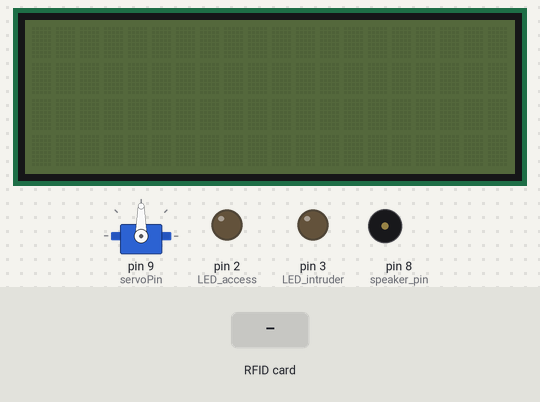
Simulated run of this sketch. Board: Arduino Uno, built with avr-gcc and run on an emulated ATmega328P. On the bench: servo, 20×4 character LCD, output pins drawn as LEDs (lit = HIGH), buzzer (waves = sounding, pin HIGH). Inputs (shaded band) come from the test bench. Pins used as bus, display or sensor lines are not drawn.

Above: at 2.3 s.
2.4 s: RFID card 5E 7A 19 C4 held to the reader
At 4.1 s:
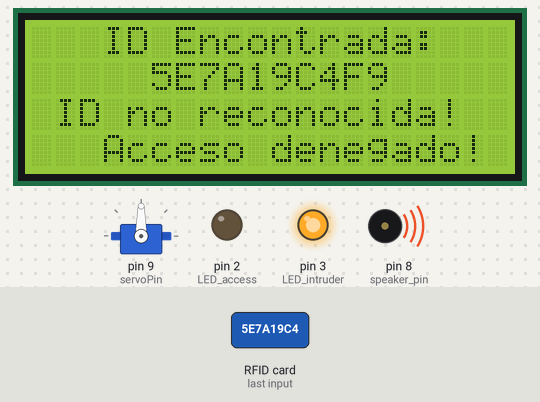
At 5.3 s:
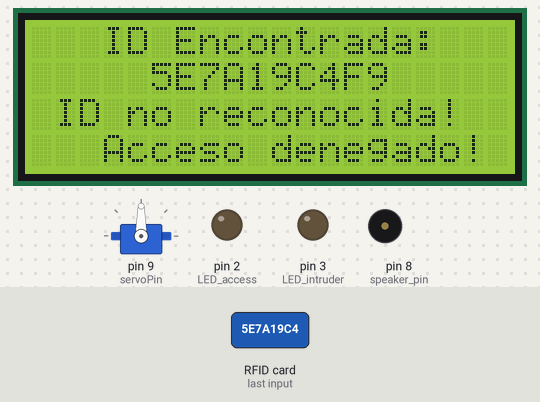
Timing chart, 0 to 6.8 s (numbered marks = the images above; inputs shaded):
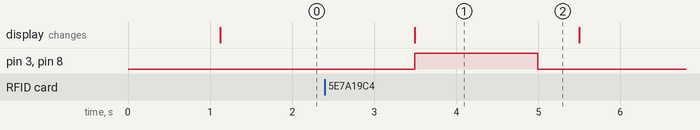

The sketch:

ProyectoFinal.ino
```cpp
/*

#####################################################################################

 ******Pines para el Arduino*********
 *** Reset = Pin 5 **
 *** SDA = Pin 10 ***
 *** MOSI = Pin 11 ***
 *** MISO = Pin 12 ***
 *** SCK = Pin 13 ***
 *** GND = Ground ***
 *** 3.3 = 3.3v ***

 ******************************************

*/


// Librerías

#include <SPI.h>
#include <RFID.h>
#include <Servo.h>
#include <LiquidCrystal_I2C.h>
#include <Wire.h>

// Definición del RFID

RFID rfid(10,5);

byte tarjeta[5] = {0xC5,0x5A,0x91,0x28,0x26};

// Coloca aquí las tarjetas permitidas

// Declaración del LCD y del tipo

LiquidCrystal_I2C lcd(0x27,20,4);

byte serNum[5];
byte data[5];
// Definición de los pines - LED, Buzzer y Servomotor
int LED_access = 2;
int LED_intruder = 3;
int speaker_pin = 8;
int servoPin = 9;
// Definición del servomotor
Servo doorLock;

void setup(){
  doorLock.attach(servoPin);
  Serial.begin(9600); // Inicialización de comunicación serial
  lcd.init(); // Initialización del LCD
  lcd.backlight();
  lcd.clear();// Limpia el display LCD
  SPI.begin(); // inicialización de la comunicación SPI
  rfid.init(); // inicialización del módulo RFID
  delay(1000);
  pinMode(LED_access,OUTPUT);
  pinMode(LED_intruder,OUTPUT);
  pinMode(speaker_pin,OUTPUT);
  pinMode(servoPin,OUTPUT);
}

void loop(){
  lcd.clear();
  lcd.noBacklight();

  // Aquí puedes crear una variable para cada usuario
  // NAME_card o KEY_card
  boolean tarjeta_card = true; // Esta es la tarjeta

  if (rfid.isCard()){ // tarjeta válida encontrada
    if (rfid.readCardSerial()){ // lee la tarjeta
      delay(1000);
      data[0] = rfid.serNum[0]; // almacena el número de serie
      data[1] = rfid.serNum[1];
      data[2] = rfid.serNum[2];
      data[3] = rfid.serNum[3];
      data[4] = rfid.serNum[4];
    }
  //rfid.halt(); // Módulo RFID puesto en espera

  lcd.backlight();
  lcd.setCursor(0,0);
  lcd.print("   ID Encontrada:");
  //Serial.print("Tarjeta Encontrada - Código:");

  lcd.setCursor(0,1);
  lcd.print("     ");
  if(rfid.serNum[0] < 16){
    lcd.print("0");
  }

  lcd.print(rfid.serNum[0],HEX);
  if(rfid.serNum[1] < 16){
    lcd.print("0");
  }

  lcd.print(rfid.serNum[1],HEX);
  if(rfid.serNum[2] < 16){
    lcd.print("0");
  }

  lcd.print(rfid.serNum[2],HEX);
  if(rfid.serNum[3] < 16){
    lcd.print("0");
  }

  lcd.print(rfid.serNum[3],HEX);
  if(rfid.serNum[4] < 16){
    lcd.print("0");
  }

  lcd.print(rfid.serNum[4],HEX);
  for(int i=0; i<5; i++){
    if(data[i] != tarjeta[i]) tarjeta_card = false; // Si no es una tarjeta válida, coloca falso a este usuario
    // Aquí puedes comprobar los otros usuarios permitidos, solo coloca líneas como las de arriba con el nombre del usuario
  }

  Serial.println();
  if (tarjeta_card){ // Si una tarjeta válida fue encontrada
    lcd.setCursor(0,2);
    lcd.print("  Acceso Permitido!");
    lcd.setCursor(0,3);
    lcd.print("     Bienvenido!");
    digitalWrite(speaker_pin,HIGH);
    delay(500);
    digitalWrite(speaker_pin,LOW);
    delay(500);
  }
  else{ // si la tarjeta no es reconocida
    lcd.setCursor(0,2);
    lcd.print(" ID no reconocida!");
    lcd.setCursor(0,3);
    lcd.print("   Acceso denegado!");
    //Serial.println("Tarjeta no reconocida!  contacte con la administración!"); // imprime un mensaje

    digitalWrite(LED_intruder, HIGH); // enciende el LED rojo
    digitalWrite(speaker_pin,HIGH);
    delay(1500);
    digitalWrite(speaker_pin,LOW);
    digitalWrite(LED_intruder, LOW); // apaga el LED rojo
  }

  if (tarjeta_card){// Añade otro usuario usando una logica o condición
    // Mensaje de bienvenida y permiso de acceso
    //Serial.println("Acceso Permitido!    Bienvenido!"); // Imprime un mensaje
    digitalWrite(LED_access,HIGH); // enciende el LED verde
    doorLock.write(90);
    delay(10000); // espera
    doorLock.write(0);
    digitalWrite(LED_access,LOW); // apaga el LED verde
  }

  Serial.println();
  delay(500);
  rfid.halt();
  lcd.noBacklight();
  }

}
```

Measured:
- after the input at 2.4 s, pin 3 (LED_intruder), pin 8 (speaker_pin): LOW → HIGH after 1.1 s, → LOW 1.5 s later; the display: changes after 1.1 s (image 1)
- what the display in image 1 shows lasts 2.0 s, from 3.5 s to 5.5 s
